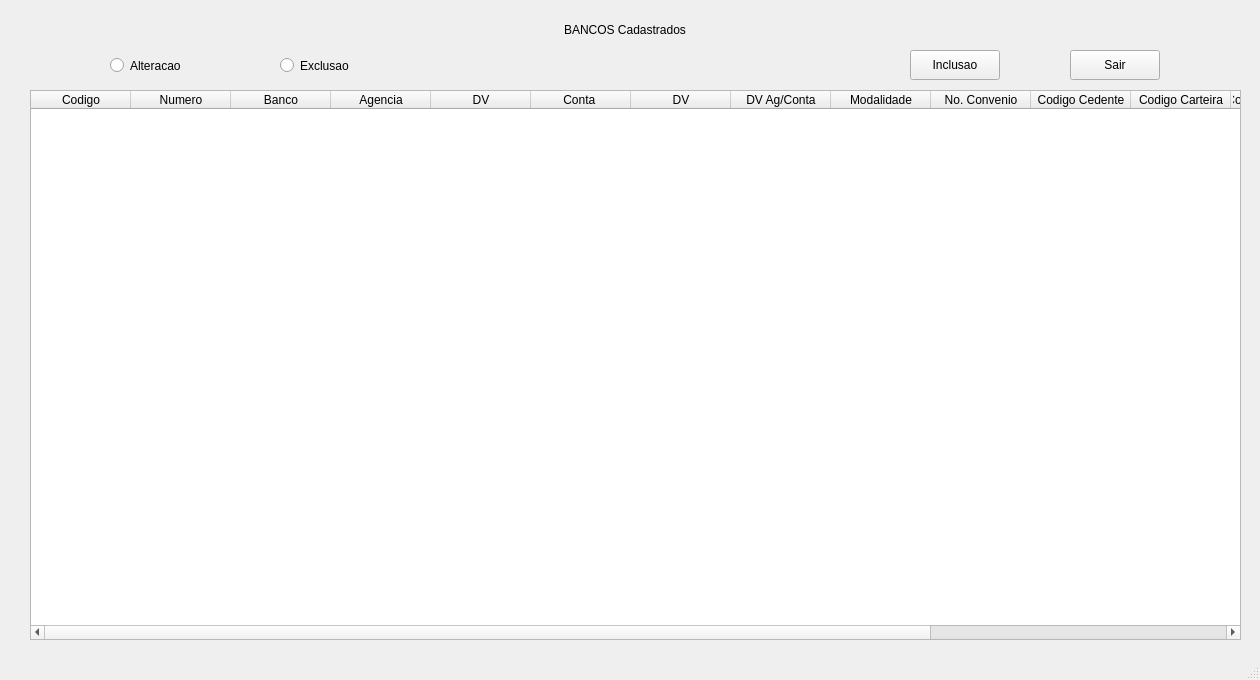
<?xml version="1.0" encoding="UTF-8"?>
<ui version="4.0">
 <class>MainWindow</class>
 <widget class="QMainWindow" name="MainWindow">
  <property name="geometry">
   <rect>
    <x>0</x>
    <y>0</y>
    <width>1260</width>
    <height>680</height>
   </rect>
  </property>
  <property name="windowTitle">
   <string>MainWindow</string>
  </property>
  <property name="styleSheet">
   <string notr="true"/>
  </property>
  <widget class="QWidget" name="centralwidget">
   <widget class="QTableWidget" name="tableWidget">
    <property name="geometry">
     <rect>
      <x>30</x>
      <y>90</y>
      <width>1211</width>
      <height>550</height>
     </rect>
    </property>
    <property name="styleSheet">
     <string notr="true"/>
    </property>
    <attribute name="horizontalHeaderVisible">
     <bool>true</bool>
    </attribute>
    <attribute name="horizontalHeaderCascadingSectionResizes">
     <bool>false</bool>
    </attribute>
    <attribute name="verticalHeaderCascadingSectionResizes">
     <bool>true</bool>
    </attribute>
    <column>
     <property name="text">
      <string notr="true">Codigo</string>
     </property>
    </column>
    <column>
     <property name="text">
      <string>Numero</string>
     </property>
    </column>
    <column>
     <property name="text">
      <string>Banco</string>
     </property>
    </column>
    <column>
     <property name="text">
      <string>Agencia</string>
     </property>
    </column>
    <column>
     <property name="text">
      <string>DV</string>
     </property>
    </column>
    <column>
     <property name="text">
      <string>Conta </string>
     </property>
    </column>
    <column>
     <property name="text">
      <string>DV</string>
     </property>
    </column>
    <column>
     <property name="text">
      <string>DV Ag/Conta</string>
     </property>
    </column>
    <column>
     <property name="text">
      <string>Modalidade</string>
     </property>
    </column>
    <column>
     <property name="text">
      <string>No. Convenio</string>
     </property>
    </column>
    <column>
     <property name="text">
      <string>Codigo Cedente</string>
     </property>
    </column>
    <column>
     <property name="text">
      <string>Codigo Carteira</string>
     </property>
    </column>
    <column>
     <property name="text">
      <string>Codigo Transmissao</string>
     </property>
    </column>
    <column>
     <property name="text">
      <string>Dias Protesto</string>
     </property>
    </column>
    <column>
     <property name="text">
      <string>Valor Despesa R$</string>
     </property>
    </column>
    <column>
     <property name="text">
      <string>Local Pagamento</string>
     </property>
    </column>
   </widget>
   <widget class="QLabel" name="label">
    <property name="geometry">
     <rect>
      <x>400</x>
      <y>10</y>
      <width>450</width>
      <height>40</height>
     </rect>
    </property>
    <property name="styleSheet">
     <string notr="true"/>
    </property>
    <property name="text">
     <string>BANCOS Cadastrados</string>
    </property>
    <property name="alignment">
     <set>Qt::AlignCenter</set>
    </property>
   </widget>
   <widget class="QPushButton" name="bt_inclusao">
    <property name="geometry">
     <rect>
      <x>910</x>
      <y>50</y>
      <width>90</width>
      <height>30</height>
     </rect>
    </property>
    <property name="styleSheet">
     <string notr="true"/>
    </property>
    <property name="text">
     <string>Inclusao</string>
    </property>
   </widget>
   <widget class="QRadioButton" name="rb_alteracao">
    <property name="geometry">
     <rect>
      <x>110</x>
      <y>50</y>
      <width>90</width>
      <height>31</height>
     </rect>
    </property>
    <property name="styleSheet">
     <string notr="true"/>
    </property>
    <property name="text">
     <string>Alteracao</string>
    </property>
   </widget>
   <widget class="QPushButton" name="bt_sair">
    <property name="geometry">
     <rect>
      <x>1070</x>
      <y>50</y>
      <width>90</width>
      <height>30</height>
     </rect>
    </property>
    <property name="styleSheet">
     <string notr="true"/>
    </property>
    <property name="text">
     <string>Sair</string>
    </property>
   </widget>
   <widget class="QRadioButton" name="rb_exclusao">
    <property name="geometry">
     <rect>
      <x>280</x>
      <y>50</y>
      <width>90</width>
      <height>31</height>
     </rect>
    </property>
    <property name="styleSheet">
     <string notr="true"/>
    </property>
    <property name="text">
     <string>Exclusao</string>
    </property>
   </widget>
  </widget>
  <widget class="QStatusBar" name="statusBar"/>
 </widget>
 <resources/>
 <connections/>
</ui>
